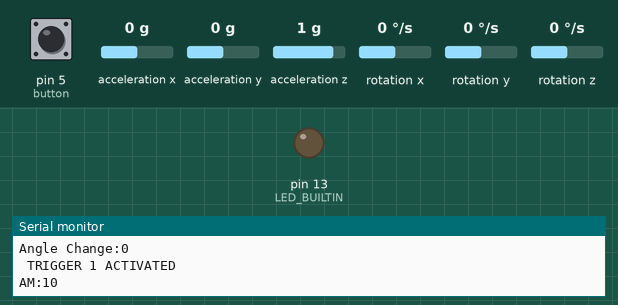
Simulated run of this sketch. Board: Arduino Uno, built with avr-gcc and run on an emulated ATmega328P. Parts: output pins drawn as LEDs (lit = HIGH), the last lines printed to the serial monitor. Wiring (inferred from the names in the program): MPU-6050 motion sensor at I2C address 0x68. Dashed ring = blinking. The test bench sets the inputs (shaded band); at power-on: pin 5 (button) HIGH, acceleration x 0 g, acceleration y 0 g, acceleration z 1 g, rotation x 0 °/s, rotation y 0 °/s, rotation z 0 °/s. Pins used as bus, display or sensor lines are not drawn.

Above: at 1.2 s.
1.3 s: pin 5 (button) pulled LOW for 0.15 s
At 2.4 s:
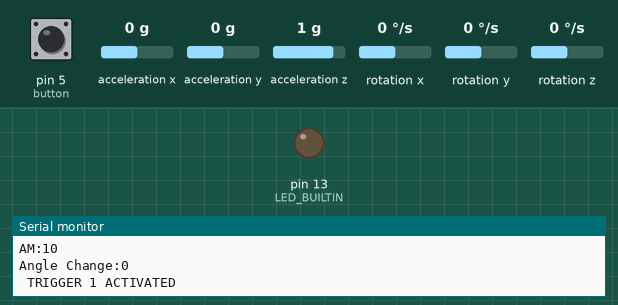
8.9 s: pin 5 (button) pulled LOW for 1 s
At 9.4 s:
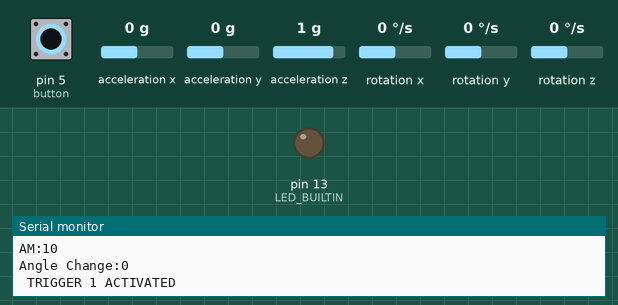
15.9 s: pin 5 (button) pulsed LOW 5 times (0.12 s each, 0.3 s apart)
At 16.5 s:
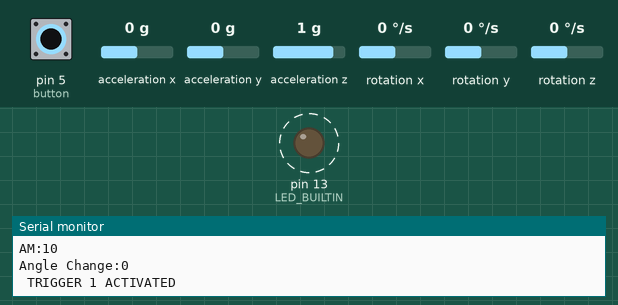
Timing chart, 0 to 18.9 s (numbered marks = the images above; inputs shaded):
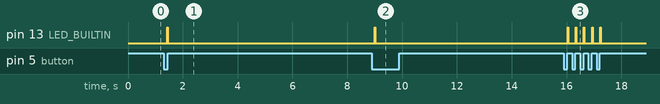

Measured:
- after the input at 1.3 s, pin 13 (LED_BUILTIN): LOW → HIGH after 0.13 s, → LOW 0.02 s later
- after the input at 8.9 s, pin 13 (LED_BUILTIN): LOW → HIGH after 0.10 s, → LOW 0.02 s later
- after the input at 15.9 s, pin 13 (LED_BUILTIN): alternates HIGH for 0.02 s and LOW for 0.28 s, 10 changes in all, then stays LOW, starting after 0.14 s

The sketch:

falldetector.ino
```cpp
//IDE 2019 Falll detector
/*
   Pins Used
   5 -emergency button
   11 -esp8266 fall trigger
   I2C Bus
   - A4 SDA
   - A5 SCL
*/
#include <Wire.h>
const int MPU_addr = 0x68; // I2C address of the MPU-6050
int16_t AcX, AcY, AcZ, Tmp, GyX, GyY, GyZ;
float ax = 0, ay = 0, az = 0, gx = 0, gy = 0, gz = 0;

//int data[STORE_SIZE][5]; //array for saving past data
//byte currentIndex=0; //stores current data array index (0-255)
bool fall = false; //stores if a fall has occurred
bool trigger1 = false; //stores if first trigger (lower threshold) has occurred
bool trigger2 = false; //stores if second trigger (upper threshold) has occurred
bool trigger3 = false; //stores if third trigger (orientation change) has occurred

int angleChange = 0;
byte buttonState;
byte lastbuttonState;
const byte button = 5;
const byte fallTrigger = 11;

//MAX30105 particleSensor;
///unsigned long previousMillis = 0;
//unsigned long currentMillis;
//const unsigned long period = 1000;  //the value is a number of milliseconds
//float beatsPerMinute = 0;
//const byte RATE_SIZE = 4; //Increase this for more averaging. 4 is good.
//byte rates[RATE_SIZE]; //Array of heart rates
///byte rateSpot = 0;
//long lastBeat = 0; //Time at which the last beat occurred
//byte beatAvg = 0;

void setup() {
  Wire.begin();
  Wire.beginTransmission(MPU_addr);
  Wire.write(0x6B);  // PWR_MGMT_1 register
  Wire.write(0);     // set to zero (wakes up the MPU-6050)
  Wire.endTransmission(true);
  Serial.begin(9600);

  pinMode(button, INPUT);
  pinMode(fallTrigger, OUTPUT);
  pinMode(LED_BUILTIN, OUTPUT);
  digitalWrite(fallTrigger, LOW);
}
void loop() {
  emergencyButton();
  mpu_read();
  //Calibration
  ax = (AcX + 800) / 16384.00;
  ay = (AcY - 2718) / 16384.00;
  az = (AcZ + 1145) / 16384.00;

  //Gyro Calibration
  gx = (GyX + 50) / 131.07;
  gy = (GyY + 44) / 131.07;
  gz = (GyZ + 32) / 131.07;

  // calculating Amplitute vactor for 3 axis
  float Raw_AM = pow(pow(ax, 2) + pow(ay, 2) + pow(az, 2), 0.5);
  angleChange = pow(pow(gx, 2) + pow(gy, 2) + pow(gz, 2), 0.5);
  int AM = Raw_AM * 10;  // as values are within 0 to 1, I multiplied
  Serial.print("AM:");
  Serial.println(AM);
  Serial.print("Angle Change:");
  Serial.println(angleChange);
  // it by for using if else conditions
  if (AM <= 10 && trigger2 == false) { //if AM breaks lower threshold (0.4g)
    trigger1 = true;
    Serial.println("\r TRIGGER 1 ACTIVATED");
  }
  //  Serial.println(AM);
  if (trigger1 == true) {
    if (AM >= 25) { //if AM breaks upper threshold (3g)
      trigger2 = true;
      trigger1 = false;
    }
  }

  if (trigger2 == true) {
    //angleChange=acos(((double)x*(double)bx+(double)y*(double)by+(double)z*(double)bz)/(double)AM/(double)BM);
    angleChange = pow(pow(gx, 2) + pow(gy, 2) + pow(gz, 2), 0.5);
    if (angleChange >= 30) { //if orientation changes by between 80-100 degrees
      fall = true;
      trigger2 = false;
      Serial.println("ANGLE Change:");
      Serial.print(angleChange);
    }
  }
  if (fall == true) { //in event of a fall detection
    Serial.println("Fall Triggered");
    digitalWrite(fallTrigger, HIGH);
    digitalWrite(LED_BUILTIN, HIGH);
    delay(20);
    digitalWrite(fallTrigger, LOW);
    digitalWrite(LED_BUILTIN, LOW);
    fall = false;
  }
  //It appears that delay is needed in order not to clog the port
  delay(10);
}


void mpu_read() {
  Wire.beginTransmission(MPU_addr);
  Wire.write(0x3B);  // starting with register 0x3B (ACCEL_XOUT_H)
  Wire.endTransmission(false);
  Wire.requestFrom(MPU_addr, 14, true); // request a total of 14 registers
  AcX = Wire.read() << 8 | Wire.read(); // 0x3B (ACCEL_XOUT_H) & 0x3C (ACCEL_XOUT_L)
  AcY = Wire.read() << 8 | Wire.read(); // 0x3D (ACCEL_YOUT_H) & 0x3E (ACCEL_YOUT_L)
  AcZ = Wire.read() << 8 | Wire.read(); // 0x3F (ACCEL_ZOUT_H) & 0x40 (ACCEL_ZOUT_L)
  Tmp = Wire.read() << 8 | Wire.read(); // 0x41 (TEMP_OUT_H) & 0x42 (TEMP_OUT_L)
  GyX = Wire.read() << 8 | Wire.read(); // 0x43 (GYRO_XOUT_H) & 0x44 (GYRO_XOUT_L)
  GyY = Wire.read() << 8 | Wire.read(); // 0x45 (GYRO_YOUT_H) & 0x46 (GYRO_YOUT_L)
  GyZ = Wire.read() << 8 | Wire.read(); // 0x47 (GYRO_ZOUT_H) & 0x48 (GYRO_ZOUT_L)
}

void emergencyButton() {
  buttonState = digitalRead(button);
  if (buttonState == LOW && buttonState != lastbuttonState) {
    // message:
    Serial.println("The emergency button has been pressed.");
    fall = true;
  }
  lastbuttonState = buttonState;
}
```
